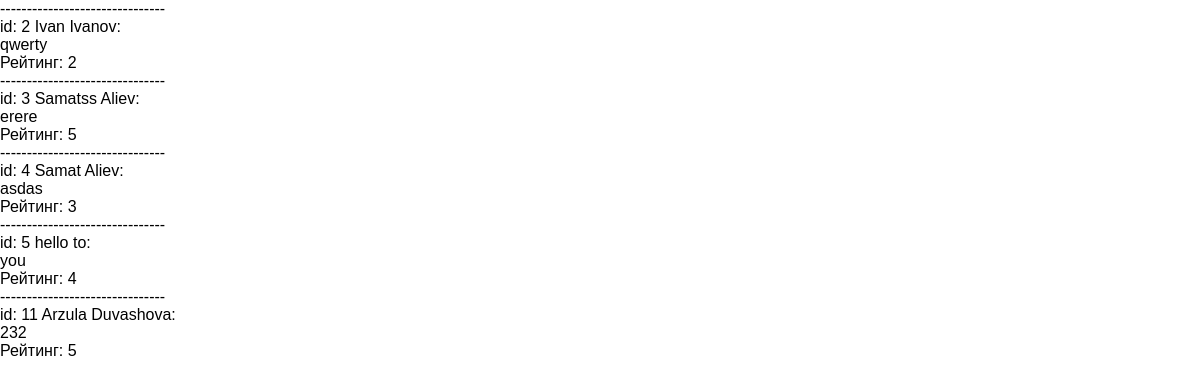
Page /list on the earlier database version.
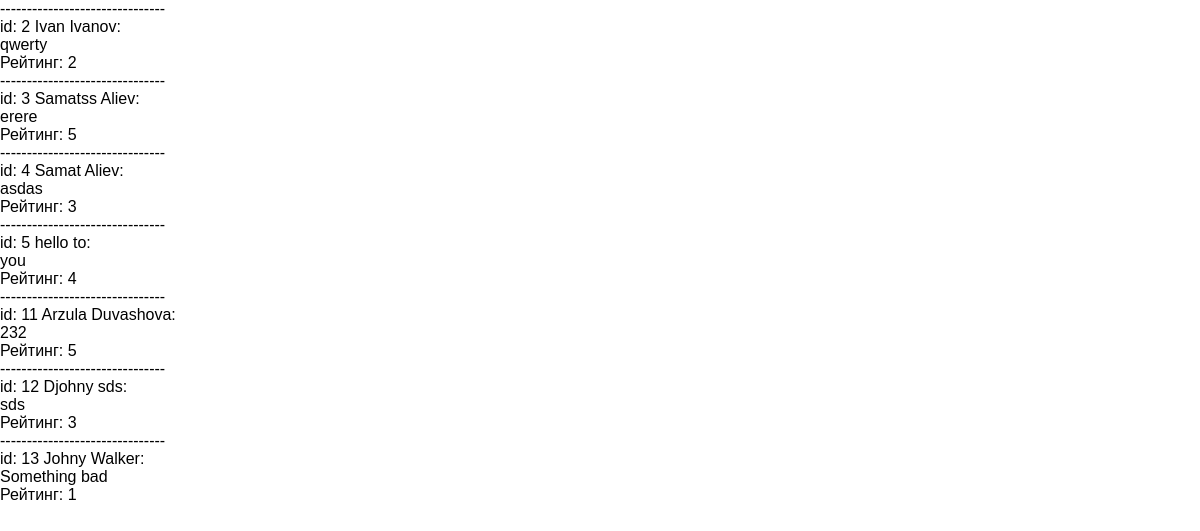
Same page on the later database version.
### feedback/models.py (models this page shows)
class Feedback(models.Model):
    name = models.CharField(max_length=10, validators=[MinLengthValidator(3)])
    surname = models.CharField(max_length=60)
    feedback = models.TextField()
    rating = models.PositiveIntegerField()

### feedback/views.py (the view)
# urls.py: path('list', views.ListFeedBack.as_view()),
class ListFeedBack(ListView):
    template_name = 'feedback/list_feedback.html'
    model = Feedback
    context_object_name = 'feedbacks'

### feedback/templates/feedback/list_feedback.html (shortened to what this page needs)
{% extends 'feedback/base.html' %}
{% block content %}
    {% for feedback in feedbacks %}
            <div>
                -------------------------------<br>
                id: {{ feedback.pk }}
                {{ feedback.name }} {{ feedback.surname }}:<br>
                {{ feedback.feedback }}<br>
                Рейтинг: {{ feedback.rating }}<br>
            </div>
    {% endfor %}
{% endblock %}

Differences in the rows shown:
added Feedback: pk "12", name "Djohny", surname "sds", feedback "sds", rating "3"
added Feedback: pk "13", name "Johny", surname "Walker", feedback "Something bad", rating "1"
